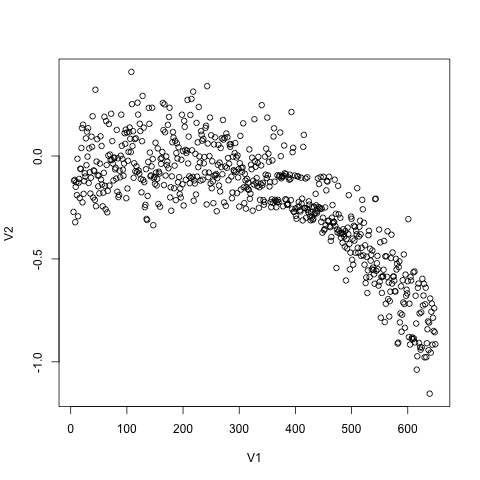

R code for this plot:

a <-read.csv("trial-final-5-20171229151238.csv", header = FALSE)
plot(a)
png("trial-final-5-20171229151238.csv.png")
plot(a)

